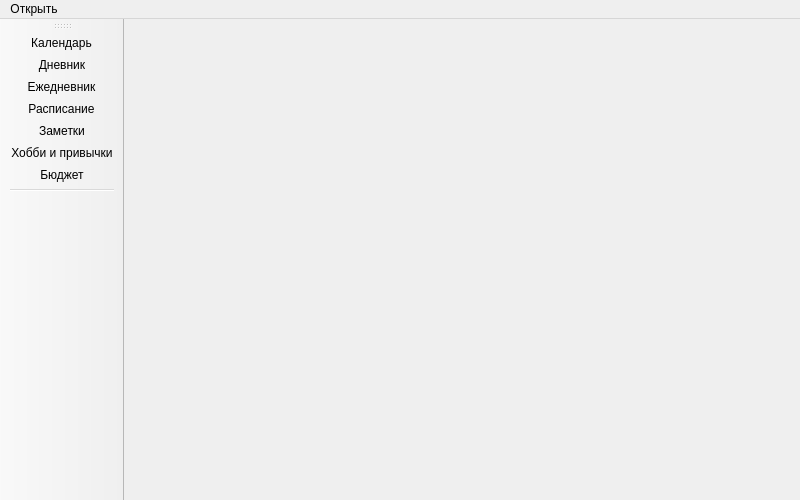
<?xml version="1.0" encoding="UTF-8"?>
<ui version="4.0">
 <class>Menu</class>
 <widget class="QMainWindow" name="Menu">
  <property name="geometry">
   <rect>
    <x>0</x>
    <y>0</y>
    <width>800</width>
    <height>500</height>
   </rect>
  </property>
  <property name="windowTitle">
   <string>Меню</string>
  </property>
  <widget class="QWidget" name="centralWidget"/>
  <widget class="QMenuBar" name="menuBar">
   <property name="geometry">
    <rect>
     <x>0</x>
     <y>0</y>
     <width>800</width>
     <height>26</height>
    </rect>
   </property>
   <widget class="QMenu" name="menu">
    <property name="title">
     <string>Открыть</string>
    </property>
    <addaction name="action"/>
    <addaction name="action_2"/>
    <addaction name="action_3"/>
    <addaction name="action_4"/>
    <addaction name="action_5"/>
    <addaction name="action_6"/>
   </widget>
   <addaction name="menu"/>
  </widget>
  <widget class="QToolBar" name="mainToolBar">
   <attribute name="toolBarArea">
    <enum>LeftToolBarArea</enum>
   </attribute>
   <attribute name="toolBarBreak">
    <bool>false</bool>
   </attribute>
   <addaction name="action"/>
   <addaction name="action_2"/>
   <addaction name="action_7"/>
   <addaction name="action_3"/>
   <addaction name="action_4"/>
   <addaction name="action_5"/>
   <addaction name="action_6"/>
   <addaction name="separator"/>
  </widget>
  <action name="action">
   <property name="icon">
    <iconset resource="resources.qrc">
     <normaloff>:/icons/img/icon_calendar.png</normaloff>:/icons/img/icon_calendar.png</iconset>
   </property>
   <property name="text">
    <string>Календарь</string>
   </property>
  </action>
  <action name="action_2">
   <property name="icon">
    <iconset resource="resources.qrc">
     <normaloff>:/icons/img/icon_dairy5.png</normaloff>:/icons/img/icon_dairy5.png</iconset>
   </property>
   <property name="text">
    <string>Дневник</string>
   </property>
  </action>
  <action name="action_3">
   <property name="icon">
    <iconset resource="resources.qrc">
     <normaloff>:/icons/img/icon_timetable1.png</normaloff>:/icons/img/icon_timetable1.png</iconset>
   </property>
   <property name="text">
    <string>Расписание</string>
   </property>
  </action>
  <action name="action_4">
   <property name="icon">
    <iconset resource="resources.qrc">
     <normaloff>:/icons/img/icon_notes.png</normaloff>:/icons/img/icon_notes.png</iconset>
   </property>
   <property name="text">
    <string>Заметки</string>
   </property>
  </action>
  <action name="action_5">
   <property name="icon">
    <iconset resource="resources.qrc">
     <normaloff>:/icons/img/icon_habbits.png</normaloff>:/icons/img/icon_habbits.png</iconset>
   </property>
   <property name="text">
    <string>Хобби и привычки</string>
   </property>
  </action>
  <action name="action_6">
   <property name="icon">
    <iconset resource="resources.qrc">
     <normaloff>:/icons/img/icon_budget1.png</normaloff>:/icons/img/icon_budget1.png</iconset>
   </property>
   <property name="text">
    <string>Бюджет</string>
   </property>
  </action>
  <action name="action_7">
   <property name="icon">
    <iconset resource="resources.qrc">
     <normaloff>:/icons/img/icon_dairy1.png</normaloff>:/icons/img/icon_dairy1.png</iconset>
   </property>
   <property name="text">
    <string>Ежедневник</string>
   </property>
  </action>
 </widget>
 <layoutdefault spacing="6" margin="11"/>
 <resources>
  <include location="resources.qrc"/>
 </resources>
 <connections/>
</ui>
